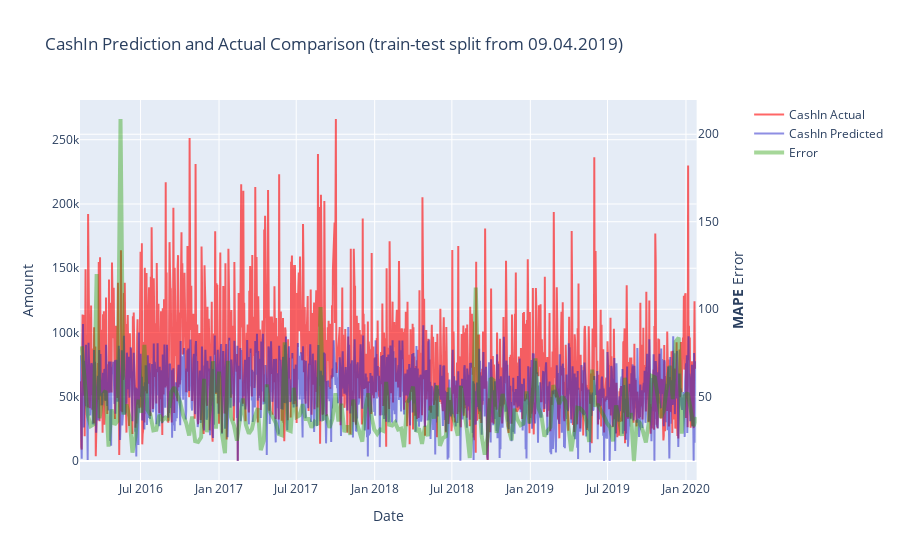

Notebook code cell kept with this figure:
### Code cell
draw_model_error(tabTransforer, get_input_sets(atm_feature_set[atm_feature_set.columns[2:]], groups), atm_feature_set[TARGET], split_from=X_train.index[-1])

### Figure 1 — Plotly figure (JSON) as saved in the notebook; plotly's stock layout.template omitted (floating-point values rounded to 4 significant figures; data arrays with more than 128 entries replaced by an {"elided": "..."} marker saying what was removed)
{"data": [{"line": {"color": "rgba(255,0,0,0.6)"}, "name": "CashIn Actual", "type": "scatter", "x": {"elided": "1443 str values"}, "xaxis": "x", "y": {"elided": "1443 float values"}, "yaxis": "y"}, {"line": {"color": "rgba(30,30,200,0.5)"}, "name": "CashIn Predicted", "type": "scatter", "x": {"elided": "1443 str values"}, "xaxis": "x", "y": {"elided": "1443 float values"}, "yaxis": "y"}, {"line": {"color": "rgba(34, 155, 0, 0.4)", "width": 4}, "name": "Error", "type": "scatter", "x": {"elided": "207 str values"}, "xaxis": "x", "y": {"elided": "207 float values"}, "yaxis": "y2"}], "layout": {"title": {"text": "CashIn Prediction and Actual Comparison (train-test split from 09.04.2019)"}, "xaxis": {"anchor": "y", "domain": [0, 0.94], "title": {"text": "Date"}}, "yaxis": {"anchor": "x", "domain": [0, 1], "title": {"text": "Amount"}}, "yaxis2": {"anchor": "x", "overlaying": "y", "side": "right", "title": {"text": "<b>MAPE</b> Error"}}}}
